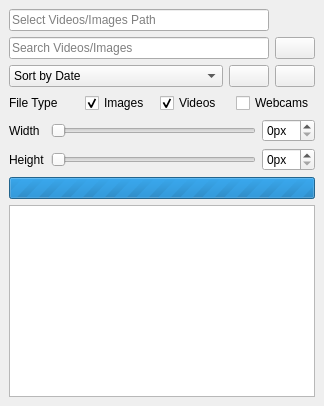
  <widget class="QDockWidget" name="input_Target_DockWidget">
   <property name="sizePolicy">
    <sizepolicy hsizetype="Preferred" vsizetype="Preferred">
     <horstretch>4</horstretch>
     <verstretch>0</verstretch>
    </sizepolicy>
   </property>
   <property name="minimumSize">
    <size>
     <width>324</width>
     <height>230</height>
    </size>
   </property>
   <property name="features">
    <set>QDockWidget::DockWidgetFeature::DockWidgetFloatable|QDockWidget::DockWidgetFeature::DockWidgetMovable</set>
   </property>
   <property name="windowTitle">
    <string>Target Videos</string>
   </property>
   <attribute name="dockWidgetArea">
    <number>1</number>
   </attribute>
   <widget class="QWidget" name="dockWidgetContents">
    <layout class="QGridLayout" name="gridLayout_4">
     <item row="0" column="0">
      <layout class="QVBoxLayout" name="vboxLayout">
       <item>
        <layout class="QHBoxLayout" name="horizontalLayout_7">
         <item>
          <widget class="QLineEdit" name="targetVideosPathLineEdit">
           <property name="text">
            <string/>
           </property>
           <property name="readOnly">
            <bool>true</bool>
           </property>
           <property name="placeholderText">
            <string>Select Videos/Images Path</string>
           </property>
          </widget>
         </item>
         <item>
          <widget class="QPushButton" name="buttonTargetVideosPath">
           <property name="sizePolicy">
            <sizepolicy hsizetype="Fixed" vsizetype="Fixed">
             <horstretch>0</horstretch>
             <verstretch>0</verstretch>
            </sizepolicy>
           </property>
           <property name="minimumSize">
            <size>
             <width>0</width>
             <height>0</height>
            </size>
           </property>
           <property name="toolTip">
            <string>Choose Target Media Folder</string>
           </property>
           <property name="text">
            <string/>
           </property>
           <property name="icon">
            <iconset resource="media.qrc">
             <normaloff>:/glyphs/media/glyphs/folder_on.svg</normaloff>:/glyphs/media/glyphs/folder_on.svg</iconset>
           </property>
           <property name="iconSize">
            <size>
             <width>18</width>
             <height>18</height>
            </size>
           </property>
           <property name="flat">
            <bool>true</bool>
           </property>
          </widget>
         </item>
        </layout>
       </item>
       <item>
        <layout class="QHBoxLayout" name="horizontalLayout_7b">
         <item>
          <widget class="QLineEdit" name="targetVideosSearchBox">
           <property name="text">
            <string/>
           </property>
           <property name="placeholderText">
            <string>Search Videos/Images</string>
           </property>
          </widget>
         </item>
         <item>
          <widget class="QPushButton" name="targetVideosSearchResetButton">
           <property name="minimumSize">
            <size>
             <width>38</width>
             <height>0</height>
            </size>
           </property>
           <property name="text">
            <string/>
           </property>
           <property name="icon">
            <iconset resource="media.qrc">
             <normaloff>:/glyphs/media/glyphs/times_on.svg</normaloff>
             <activeoff>:/glyphs/media/glyphs/times_on.svg</activeoff>
             <activeon>:/glyphs/media/glyphs/times_on.svg</activeon>:/glyphs/media/glyphs/times_on.svg</iconset>
           </property>
          </widget>
         </item>
        </layout>
       </item>
       <item>
        <layout class="QHBoxLayout" name="horizontalLayout_9">
         <item>
          <widget class="QComboBox" name="targetVideosSortComboBox">
           <property name="sizePolicy">
            <sizepolicy hsizetype="Expanding" vsizetype="Fixed">
             <horstretch>0</horstretch>
             <verstretch>0</verstretch>
            </sizepolicy>
           </property>
           <item>
            <property name="text">
             <string>Sort by Date</string>
            </property>
           </item>
          </widget>
         </item>
         <item>
          <widget class="QPushButton" name="sortTargetVideosDirectionButton">
           <property name="minimumSize">
            <size>
             <width>38</width>
             <height>0</height>
            </size>
           </property>
           <property name="text">
            <string/>
           </property>
           <property name="icon">
            <iconset resource="media.qrc">
             <normaloff>:/glyphs/media/glyphs/sort-amount-down_bold.svg</normaloff>
             <normalon>:/glyphs/media/glyphs/sort-amount-up_bold.svg</normalon>:/glyphs/media/glyphs/sort-amount-down_bold.svg</iconset>
           </property>
           <property name="iconSize">
            <size>
             <width>18</width>
             <height>18</height>
            </size>
           </property>
           <property name="checkable">
            <bool>true</bool>
           </property>
          </widget>
         </item>
         <item>
          <widget class="QPushButton" name="targetVideosFilterMenuButton">
           <property name="minimumSize">
            <size>
             <width>38</width>
             <height>0</height>
            </size>
           </property>
           <property name="toolTip">
            <string>Target media filters</string>
           </property>
           <property name="text">
            <string/>
           </property>
           <property name="icon">
            <iconset resource="media.qrc">
             <normaloff>:/glyphs/media/glyphs/filter_bold.svg</normaloff>
             <activeon>:/glyphs/media/glyphs/filter_on.svg</activeon>:/glyphs/media/glyphs/filter_bold.svg</iconset>
           </property>
           <property name="iconSize">
            <size>
             <width>18</width>
             <height>18</height>
            </size>
           </property>
           <property name="flat">
            <bool>false</bool>
           </property>
          </widget>
         </item>
        </layout>
       </item>
       <item>
        <layout class="QHBoxLayout" name="horizontalLayout_9a">
         <item>
          <widget class="QLabel" name="label_4">
           <property name="text">
            <string>File Type</string>
           </property>
          </widget>
         </item>
         <item>
          <widget class="QCheckBox" name="targetVideosFilterImagesCheckBox">
           <property name="text">
            <string>Images</string>
           </property>
           <property name="icon">
            <iconset resource="media.qrc">
             <normaloff>:/glyphs/media/glyphs/images_bold.svg</normaloff>
             <activeon>:/glyphs/media/glyphs/images_on.svg</activeon>:/glyphs/media/glyphs/images_bold.svg</iconset>
           </property>
           <property name="iconSize">
            <size>
             <width>18</width>
             <height>18</height>
            </size>
           </property>
           <property name="checked">
            <bool>true</bool>
           </property>
          </widget>
         </item>
         <item>
          <widget class="QCheckBox" name="targetVideosFilterVideosCheckBox">
           <property name="enabled">
            <bool>true</bool>
           </property>
           <property name="text">
            <string>Videos</string>
           </property>
           <property name="icon">
            <iconset resource="media.qrc">
             <normaloff>:/glyphs/media/glyphs/film_duo.svg</normaloff>
             <activeon>:/glyphs/media/glyphs/film_on.svg</activeon>:/glyphs/media/glyphs/film_duo.svg</iconset>
           </property>
           <property name="iconSize">
            <size>
             <width>18</width>
             <height>18</height>
            </size>
           </property>
           <property name="checked">
            <bool>true</bool>
           </property>
          </widget>
         </item>
         <item>
          <widget class="QCheckBox" name="targetVideosFilterWebcamsCheckBox">
           <property name="text">
            <string>Webcams</string>
           </property>
           <property name="icon">
            <iconset resource="media.qrc">
             <normaloff>:/glyphs/media/glyphs/camcorder_bold.svg</normaloff>
             <activeon>:/glyphs/media/glyphs/camcorder_on.svg</activeon>:/glyphs/media/glyphs/camcorder_bold.svg</iconset>
           </property>
           <property name="iconSize">
            <size>
             <width>18</width>
             <height>18</height>
            </size>
           </property>
           <property name="checkable">
            <bool>true</bool>
           </property>
           <property name="checked">
            <bool>false</bool>
           </property>
          </widget>
         </item>
        </layout>
       </item>
       <item>
        <layout class="QGridLayout" name="horizontalLayout_9b_gridLayout_3">
         <property name="rightMargin">
          <number>0</number>
         </property>
         <item row="0" column="1">
          <widget class="QSlider" name="targetVideosWidthSlider">
           <property name="minimum">
            <number>0</number>
           </property>
           <property name="maximum">
            <number>7680</number>
           </property>
           <property name="orientation">
            <enum>Qt::Orientation::Horizontal</enum>
           </property>
          </widget>
         </item>
         <item row="1" column="0">
          <widget class="QLabel" name="label_3">
           <property name="text">
            <string>Height</string>
           </property>
          </widget>
         </item>
         <item row="1" column="2">
          <widget class="QSpinBox" name="targetVideosHeightSpinBox">
           <property name="maximumSize">
            <size>
             <width>82</width>
             <height>16777215</height>
            </size>
           </property>
           <property name="suffix">
            <string>px</string>
           </property>
          </widget>
         </item>
         <item row="1" column="1">
          <widget class="QSlider" name="targetVideosHeightSlider">
           <property name="minimum">
            <number>0</number>
           </property>
           <property name="maximum">
            <number>4320</number>
           </property>
           <property name="orientation">
            <enum>Qt::Orientation::Horizontal</enum>
           </property>
          </widget>
         </item>
         <item row="0" column="0">
          <widget class="QLabel" name="label_2">
           <property name="text">
            <string>Width</string>
           </property>
          </widget>
         </item>
         <item row="0" column="2">
          <widget class="QSpinBox" name="targetVideosWidthSpinBox">
           <property name="maximumSize">
            <size>
             <width>82</width>
             <height>16777215</height>
            </size>
           </property>
           <property name="suffix">
            <string>px</string>
           </property>
          </widget>
         </item>
        </layout>
       </item>
       <item>
        <widget class="QProgressBar" name="targetVideosListProgressBar">
         <property name="maximum">
          <number>0</number>
         </property>
         <property name="value">
          <number>0</number>
         </property>
         <property name="alignment">
          <set>Qt::AlignmentFlag::AlignCenter</set>
         </property>
         <property name="textVisible">
          <bool>true</bool>
         </property>
         <property name="format">
          <string>Loading Target Media %v/%m</string>
         </property>
        </widget>
       </item>
       <item>
        <widget class="TargetVideosListWidget" name="targetVideosList">
         <property name="acceptDrops">
          <bool>true</bool>
         </property>
         <property name="autoScroll">
          <bool>false</bool>
         </property>
        </widget>
       </item>
      </layout>
     </item>
    </layout>
   </widget>
  </widget>
